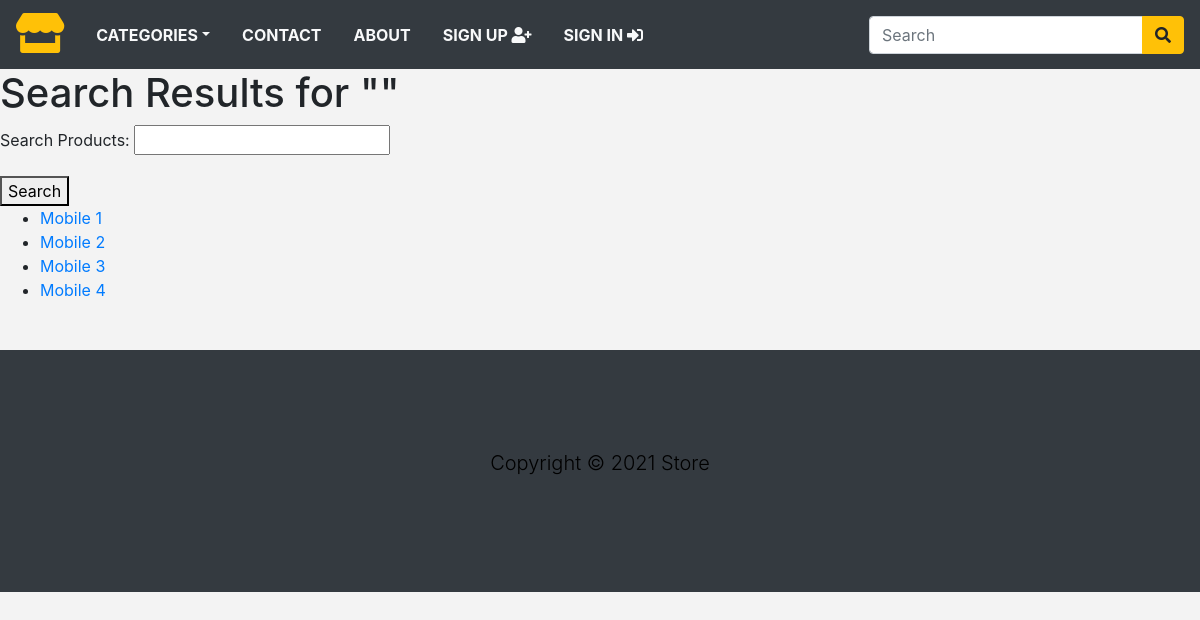
The page /search/ on the database as committed earlier.
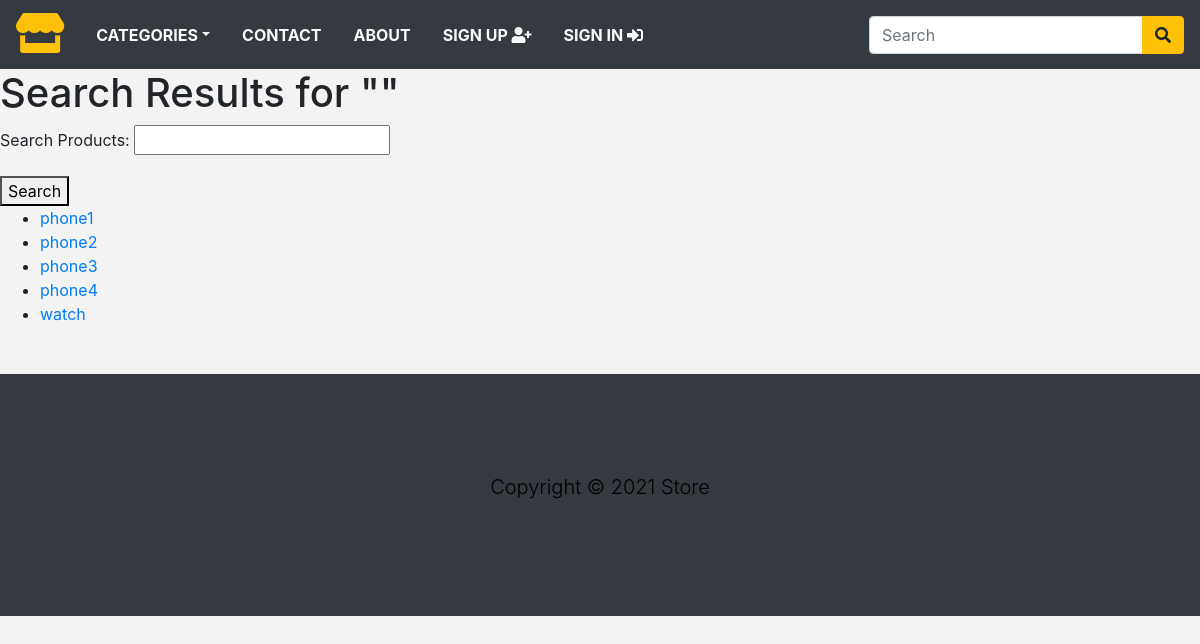
The same page on the database as committed later.
### store/models.py (models this page shows, shortened)
class Product(models.Model):
    name = models.CharField(max_length=250, unique=True)
    slug = models.SlugField(max_length=250, unique=True)
    description = models.TextField(blank=True)
    category = models.ForeignKey(Category, on_delete=models.CASCADE)
    price = models.DecimalField(max_digits=10, decimal_places=2)
    image = models.ImageField(upload_to="product", blank=True)
    stock = models.IntegerField()
    available = models.BooleanField(default=True)
    created = models.DateTimeField(auto_now_add=True)
    updated = models.DateTimeField(auto_now=True)
    class Meta:
        ordering= ('name',)
        verbose_name = 'Product'
        verbose_name_plural = 'Products'

### store/views.py (the view)
# urls.py: path('search/', views.search, name = 'search'),
def search(request):
    form = SearchBox(request.GET)
    if form.is_valid():
        query = form.cleaned_data['query']
        products = Product.objects.filter(name__icontains = query)
        if products.exists():
            return render(request, 'store/search_result.html', {'products':products, 'query':query,'form':form})
        else:
            return render(request, 'store/search_result.html',{'form':form, 'message':'No products found matching your search.'})
    return render(request, 'store/search_result.html', {'form':form})

### store/forms.py
class SearchBox(forms.Form):
    query = forms.CharField(max_length=100, required=False, label = 'Search Products')

### store/context_processors.py (called while the page is built)
def menu_link(request):
    links = Category.objects.all()
    return dict(links = links)

def counter(request):
    item_count = 0
    if 'admin' in request.path:
        return {}
    else:
        try:
            cart = Cart.objects.filter(cart_id = _cart_id(request))
            cart_items = CartItem.objects.all().filter(cart= cart[:1])
            for cart_item in cart_items:
                item_count += cart_item.quantity
        except Cart.DoesNotExist:
            item_count = 0
    return dict(item_count = item_count)

### store/models.py (called while the page is built)
    def get_url(self):
        return reverse('products_by_category' , args=[self.slug])

### store/views.py (called while the page is built)
def _cart_id(request):
    cart = request.session.session_key
    if not cart:
        cart = request.session.create()
    return cart

### store/templates/store/search_result.html (shortened to what this page needs)
{% extends 'store/base.html' %}
{% block content %}
  <h1>Search Results for "{{ query }}"</h1>
  <form method="get" action="{% url 'search' %}">
    {{ form.as_p }}
    <button type="submit">Search</button>
  </form>
  {% if products %}
    <ul>
      {% for product in products %}
        <li>
          <a href="{% url 'product_detail' product.category.slug product.slug %}">{{ product.name }}</a>
        </li>
      {% endfor %}
    </ul>
  {% else %}
    <p>No products found.</p>
  {% endif %}
{% endblock %}

Rows that differ between the two databases and show on the page:
removed Product: name "Mobile 1"
removed Product: name "Mobile 2"
removed Product: name "Mobile 3"
removed Product: name "Mobile 4"
added Product: name "phone1"
added Product: name "phone2"
added Product: name "phone3"
added Product: name "phone4"
added Product: name "watch"
